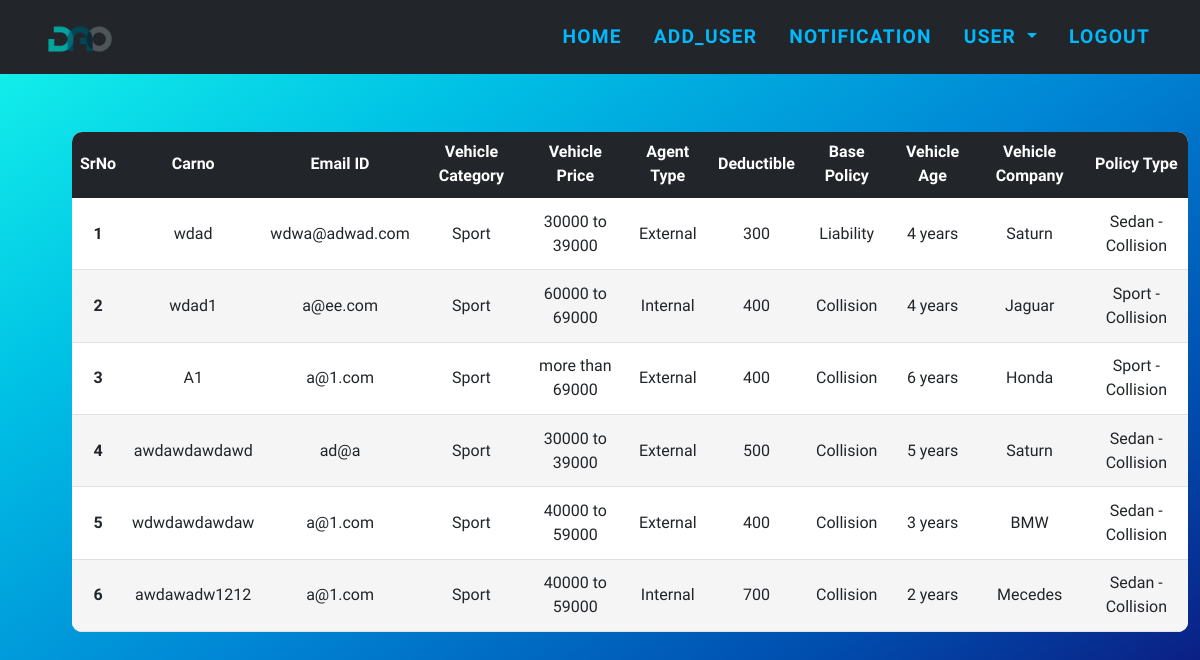
The app's page /adpolicy, older data.
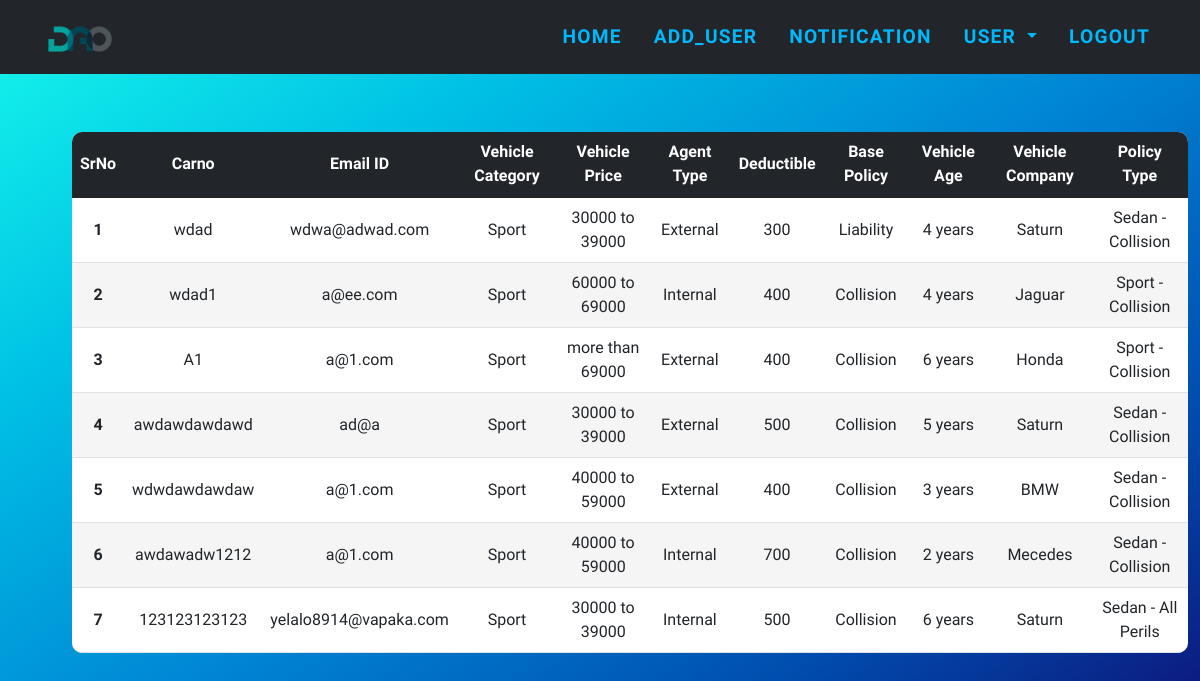
The same page, newer data.
### app.py (models this page shows)
class Policy(db.Model):
    no = db.Column(db.Integer, primary_key=True,autoincrement=True)
    carno=db.Column(db.String(12), nullable=False)
    email = db.Column(db.String(120), nullable=False)
    vcat=db.Column(db.String(20), nullable=False)
    vprice=db.Column(db.String(20), nullable=False)
    agtype=db.Column(db.String(20), nullable=False)
    deduct=db.Column(db.Integer, nullable=False)
    bpolicy=db.Column(db.String(20), nullable=False)
    vage=db.Column(db.String(20), nullable=False)
    make=db.Column(db.String(20), nullable=False)
    ptype=db.Column(db.String(20), nullable=False)

### app.py (the view)
@app.route("/adpolicy")
def admin_policy():
    q=Policy.query.all()
    return render_template("adpolicy.html",data=q)

### templates/adpolicy.html (shortened to what this page needs)
{% extends 'basead.html' %}
{% block body %}
{% if data|length == 0 %}
<h1 class="alert alert-primary">no policy to display</h1>
{% else %}
<div class="container" style="overflow-x: auto;  margin-left: 5%; margin-top:5%;">
  <div style="overflow-x: auto; ">
    <table class="table  table-hover" style="height: 500px;">
      <thead>
        <tr style="background-color: #22262a; color: white;">
          <th scope="col">SrNo</th>
          <th scope="col">Carno</th>
          <th scope="col">Email ID</th>
          <th scope="col">Vehicle Category</th>
          <th scope="col">Vehicle Price</th>
          <th scope="col">Agent Type</th>
          <th scope="col">Deductible</th>
          <th scope="col">Base Policy</th>
          <th scope="col">Vehicle Age</th>
          <th scope="col">Vehicle Company</th>
          <th scope="col">Policy Type</th>
        </tr>
      </thead>
      <tbody>
        {% for alldata in data %}
        <tr>
          <th scope="row">{{loop.index}}</th>
          <td>{{alldata.carno}}</td>
          <td>{{alldata.email}}</td>
          <td>{{alldata.vcat}}</td>
          <td>{{alldata.vprice}}</td>
          <td>{{alldata.agtype}}</td>
          <td>{{alldata.deduct}}</td>
          <td>{{alldata.bpolicy}}</td>
          <td>{{alldata.vage}}</td>
          <td>{{alldata.make}}</td>
          <td>{{alldata.ptype}}</td>
        </tr>
        {% endfor %}
      </tbody>
    </table>
  </div>
</div>
{% endif %}
{% endblock %}

### templates/basead.html (shortened to what this page needs)
<!DOCTYPE html>
<html lang="en">
<head>
    <link rel="stylesheet" href="{{url_for('static',filename='card.css')}}">
    <link href="https://cdn.jsdelivr.net/npm/bootstrap@5.1.3/dist/css/bootstrap.min.css" rel="stylesheet"
>
    <link href="{{url_for('static',filename='newhome.css')}}" rel="stylesheet" />
</head>
<body>
    <div class="container">
        <nav class="navbar navbar-expand-lg navbar-dark fixed-top" id="mainNav" style="    background-color: #22262a;
        padding-top: 14px;
        padding-bottom: 14px;">
            <div class="container">
                <a class="navbar-brand" href="#page-top"><img src="{{url_for('static',filename='Logo.png')}}" alt="..." /></a>
                <div class="collapse navbar-collapse" id="navbarResponsive">
                    <ul class="navbar-nav text-uppercase ms-auto py-4 py-lg-0">
                        <li class="nav-item">
                            <a class="nav-link" aria-current="page" href="/adsuc">Home</a>
                        </li>
                        <li class="nav-item">
                            <a class="nav-link" href="/adduser">Add_User</a>
                        </li>
                        <li class="nav-item">
                            <a class="nav-link" href="/notcontact">Notification</a>
                        </li>
                        <li class="nav-item dropdown">
                            <a class="nav-link dropdown-toggle" href="#" id="navbarDropdownMenuLink" role="button"
                                data-bs-toggle="dropdown" aria-expanded="false">
                                User
                            </a>
                        </li>
                        <li class="nav-item">
                            <a class="nav-link" href="/logout/ADMIN" class="btn btn-success" style="text-decoration: none;">Logout</a>
                        </li>
                    </ul>
                </div>
            </div>
        </nav>
    </div>
    <br><br><br>
    {% block body %}
    {% endblock body %}
</body>
</html>

### static/card.css (style rules this page uses)
* { font-family: 'Baloo Bhai 2', cursive; }
.nav-link { font-size: 25px; }

### templates/adpolicy.html (style rules this page uses)
body { background-image: linear-gradient(to right bottom, #16f8eb, #00c1e5, #0087d5, #004dae, #11076e); height: 100vh; }
table { background-color: lightgrey; border-collapse: collapse; background: #fff; border-radius: 10px; border-top-left-radius: 10px; border-top-right-radius: 10px; border-bottom-right-radius: 10px; border-bottom-left-radius: 10px; overflow: hidden; width: 100%; margin: auto; position: relative; }
td, th { text-align: center; vertical-align: middle; }
tr:nth-child(even) { background-color: #f5f5f5; }

Row changes from the older to the newer data that the page shows:
added Policy: carno "123123123123", email "yelalo8914@vapaka.com", vcat "Sport", vprice "30000 to 39000", agtype "Internal", deduct "500", bpolicy "Collision", vage "6 years", make "Saturn", ptype "Sedan - All Perils"
